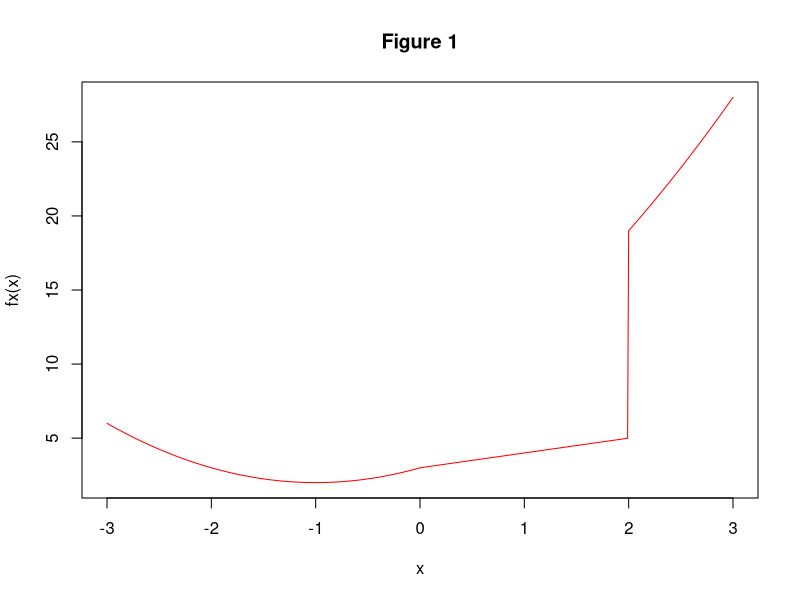

R code for this plot:
# Final Revision

# 17-18 Sem 2
# Q1(a)
q1a <- function(n){
  M <- matrix(0, nrow=n, ncol=n)
  count <- 1
  for (i in 1:n){
    for (j in 1:i){
      M[i,j] <- count
      count <- count +1
    }
  }
  return(M)
}
q1a(2)
q1a(5)

# Q1(b)
q1b <- function(n, r) {
  M <- q1a(n)
  found <- FALSE
  for (i in 1:n) {
    for (j in 1:i) {
      if (r == M[i, j]){
        cat(r, " is in row ", i, " and column ", j, " of q1a(", n, ")" , sep = "")
        found <- TRUE
      }
    }
  }
  if (!found){
    cat("Error: q1b(n,r): r must be <= n*(n+1)/2")
  }
}
q1b(2,3)
q1b(2,6)

# Q1(c)
q1c <- function(n) diag(q1a(n))

# Q2 
Initials <- c("RC", "Iva")
Surname <- c("Fredericks", "Richards")
First <- c(0,30)
Second <- c(10,101)
game1 <- data.frame(Initials,Surname,First,Second)

First <- c(22,6)
Second <- c(50,98)
game2 <- data.frame(Initials,Surname,First,Second)

# Q2(a)
game1["Total"] <- game1["First"]+game1["Second"]

# Q2(b)
series <- merge(game1, game2, by = c("Initials", "Surname"))[order(-merge(game1, game2, by = c("Initials", "Surname"))$Second.y), ]

# Q2(c)
Name <-  paste(Initials, Surname)
q2c <- data.frame(Name, First, Second)

# Q3
# Compare and contrast the following aspects in R and SAS programming:
# (a) Commenting;
# (b) Missing values in datasets;
# (c) Selecting subsets in datasets. 

# (a) Commenting
# R uses "#" and no direct mutiple lines comments
# SAS uses "/" and "/*" & "*/" for mutiple lines comments

# (b) Missing values in datasets
# R uses NA for missing values and is.na() for checking
# SAS uses . for missing values and MISSING() for checking

# (c) Selecting subsets in datasets. 
# R uses [] or subset()
# SAS uses WHERE statements

# ==============================================================================
# 18-19 Sem 1
# Q1(a)
T <- matrix(c(.5,.2,.3,.2,.6,.2,0,.1,.9), nrow=3, byrow=TRUE)

# Q1(b)
p <- c(1,0,0) # Since given X_1 = 1 # OR p <- diag(3)
T3 <- p
for (i in 1:3) {
  T3 <- T3 %*% T
}
T3[3] # X_3

# Q1(c) #n-th Transition
Fifth <- matrix(0)
for (i in 1:5){
  Fifth <- T%*%T
}

# Q1(d)
eig1<-eigen(t(T))
(eig1$vectors[,1]/sum(eig1$vectors[,1]))
(eig1$vectors[,1]/sum(eig1$vectors[,1]))[2]

# Q2(a)
fx <- function(x) {
  result <- ifelse(x<0, x^2+2*x+3, ifelse(x>=0 & x<2, x+3, x^2+4*x+7)) # Ifelse is necessary for vector input
  return(result)
}

# Q2(b)
x_vals <- seq(-3, 3, by = 0.01)
y_vals <- fx(x_vals)
plot(x_vals, y_vals, type = "l", col = "red", xlab = "x", ylab = "fx(x)", main = "Figure 1")

# Q2(c)
min(y_vals)
# x_vals[y_vals==2]




